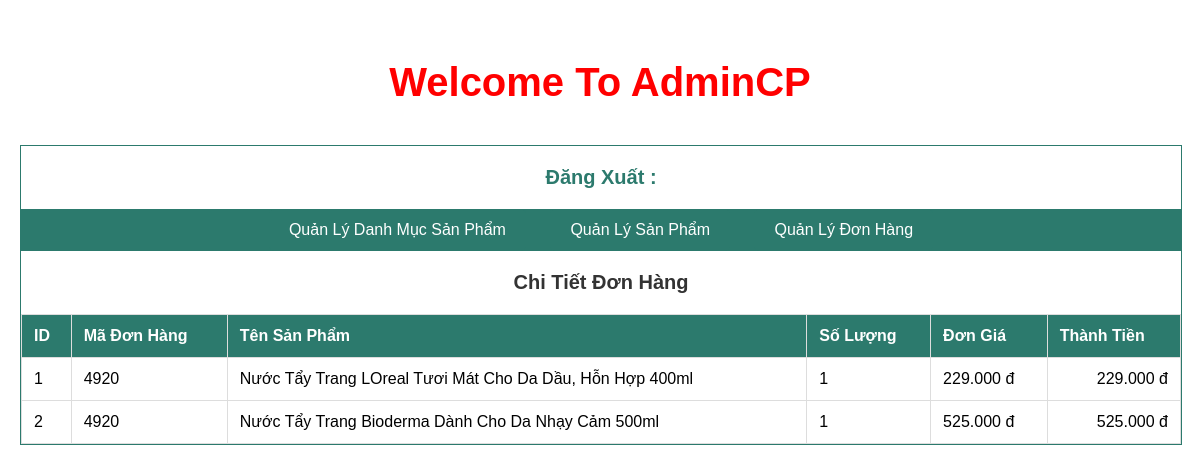
The page /admincp/index.php?action=donhang&query=xemdonhang&code=4920 on the database its author committed.
### tables this page shows
CREATE TABLE `chitiet_giohang` (
  `ID_ChiTietGioHang` int NOT NULL,
  `Code_GioHang` varchar(50) NOT NULL,
  `ID_SP` int NOT NULL,
  `SoLuongMua` int NOT NULL
);

CREATE TABLE `sanpham` (
  `ID_SP` int NOT NULL,
  `MaSP` varchar(50) NOT NULL,
  `ID_DM` int DEFAULT NULL,
  `ID_List` int DEFAULT NULL,
  `SanPham` varchar(255) NOT NULL,
  `HinhAnh` varchar(255) DEFAULT NULL,
  `ThuongHieu` varchar(255) DEFAULT NULL,
  `NoiSanXuat` varchar(255) DEFAULT NULL,
  `Gia` decimal(15,2) NOT NULL,
  `SoLuong` int NOT NULL,
  `TomTat` varchar(500) DEFAULT NULL,
  `NoiDung` text,
  `TinhTrang` varchar(50) DEFAULT 'Kích Hoạt',
  `NgayThem` datetime DEFAULT CURRENT_TIMESTAMP
);

### admincp/modules/quanlydonhang/xemdonhang.php (the view, shortened to what this page needs)
<?php
    if (isset($_GET['code']) && !empty($_GET['code'])) {
        $code = $_GET['code'];
        $sql_lietke_donhang = "
            SELECT chitiet_giohang.*, sanpham.SanPham, sanpham.Gia
            FROM chitiet_giohang
            INNER JOIN sanpham ON chitiet_giohang.ID_SP = sanpham.ID_SP
            WHERE chitiet_giohang.Code_GioHang = '$code'
            ORDER BY chitiet_giohang.ID_chitietgiohang ASC
        ";
        $query_lietke_donhang = mysqli_query($mysqli, $sql_lietke_donhang);
    } else {
        die("Mã đơn hàng không hợp lệ hoặc không tồn tại!");
    }
?>
<!DOCTYPE html>
<html lang="vi">
<head>
</head>
<body>
    <p>Chi Tiết Đơn Hàng</p>
    <table>
        <tr>
            <th>ID</th>
            <th>Mã Đơn Hàng</th>
            <th>Tên Sản Phẩm</th>
            <th>Số Lượng</th>
            <th>Đơn Giá</th>
            <th>Thành Tiền</th>
        </tr>
        <?php
        $i = 0;
        while ($row = mysqli_fetch_array($query_lietke_donhang)) {
            $i++;
        ?>
        <tr>
            <td><?php echo $i; ?></td>
            <td><?php echo htmlspecialchars($row['Code_GioHang']); ?></td>
            <td><?php echo htmlspecialchars($row['SanPham']); ?></td>
            <td><?php echo htmlspecialchars($row['SoLuongMua']); ?></td>
            <td><?php echo htmlspecialchars(number_format($row['Gia'], 0, ',', '.')); ?> đ</td>
            <td><?php echo htmlspecialchars(number_format($row['Gia'] * $row['SoLuongMua'], 0, ',', '.')); ?> đ</td>
        </tr>
        <?php
        }
        ?>
    </table>
</body>
</html>

### admincp/modules/quanlydonhang/xemdonhang.php (style rules this page uses)
body { font-family: Arial, sans-serif; background-color: white; margin: 0; padding: 20px; }
table { width: 100%; border-collapse: collapse; margin-top: 20px; }
table, th, td { border: 1px solid #ddd; }
th, td { padding: 12px; text-align: left; }
th { background-color: #2c7a6d; color: white; }
td { background-color: white; }
p { font-size: 20px; font-weight: bold; color: #333; text-align: center; }
td:last-child { text-align: right; }

### rows shown on the page
chitiet_giohang: Code_GioHang "4920", ID_SP.SanPham "Nước Tẩy Trang LOreal Tươi Mát Cho Da Dầu, Hỗn Hợp 400ml", SoLuongMua "1", ID_SP.Gia "229.000", $row['Gia'] * $row['SoLuongMua'] "229.000"
chitiet_giohang: Code_GioHang "4920", ID_SP.SanPham "Nước Tẩy Trang Bioderma Dành Cho Da Nhạy Cảm 500ml", SoLuongMua "1", ID_SP.Gia "525.000", $row['Gia'] * $row['SoLuongMua'] "525.000"
